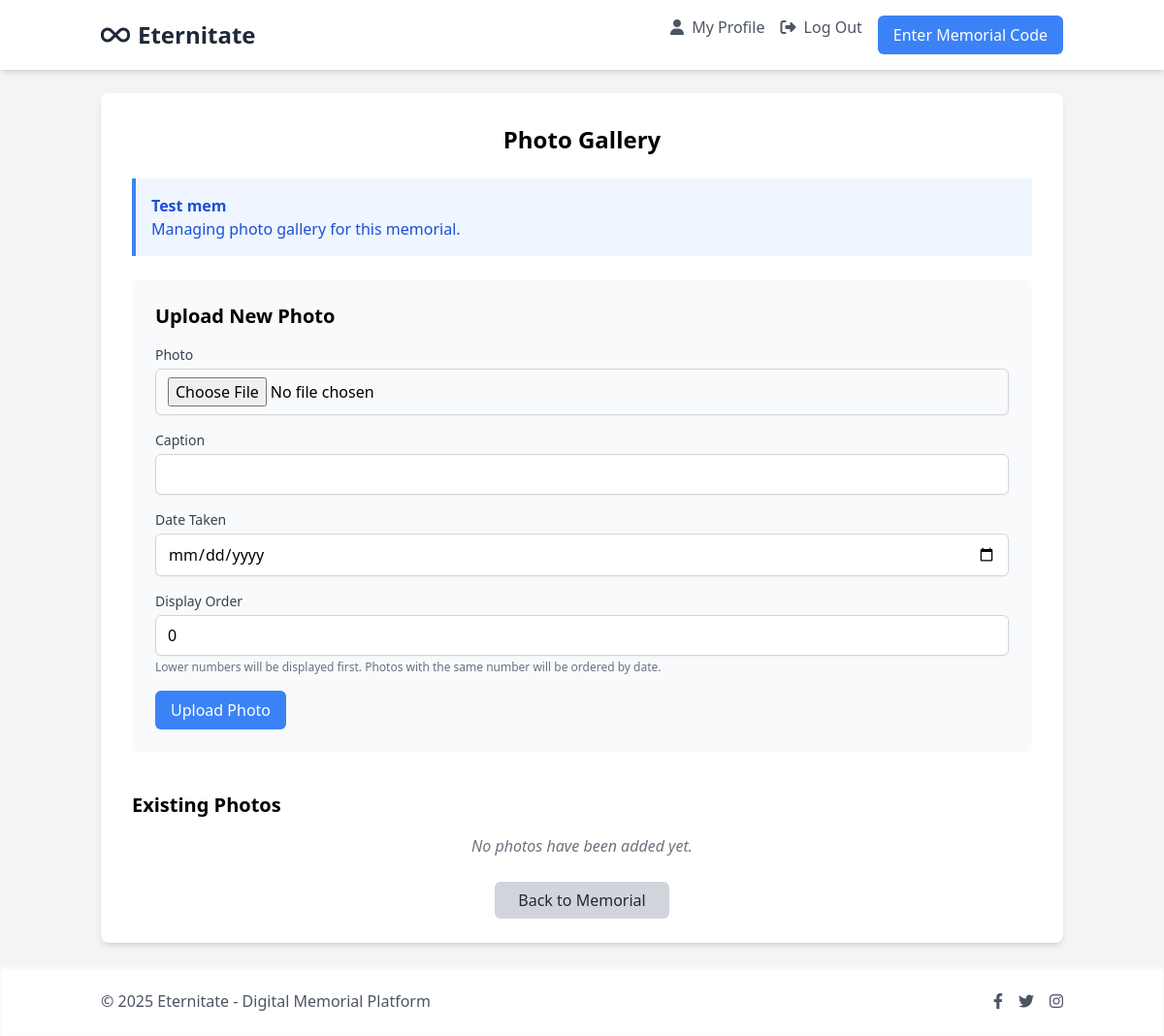
/1GRJlYVIPmZ2bedQ6IGygAsGyCAUHMCx/photos/ (signed in), run on an earlier commit of the app's database.
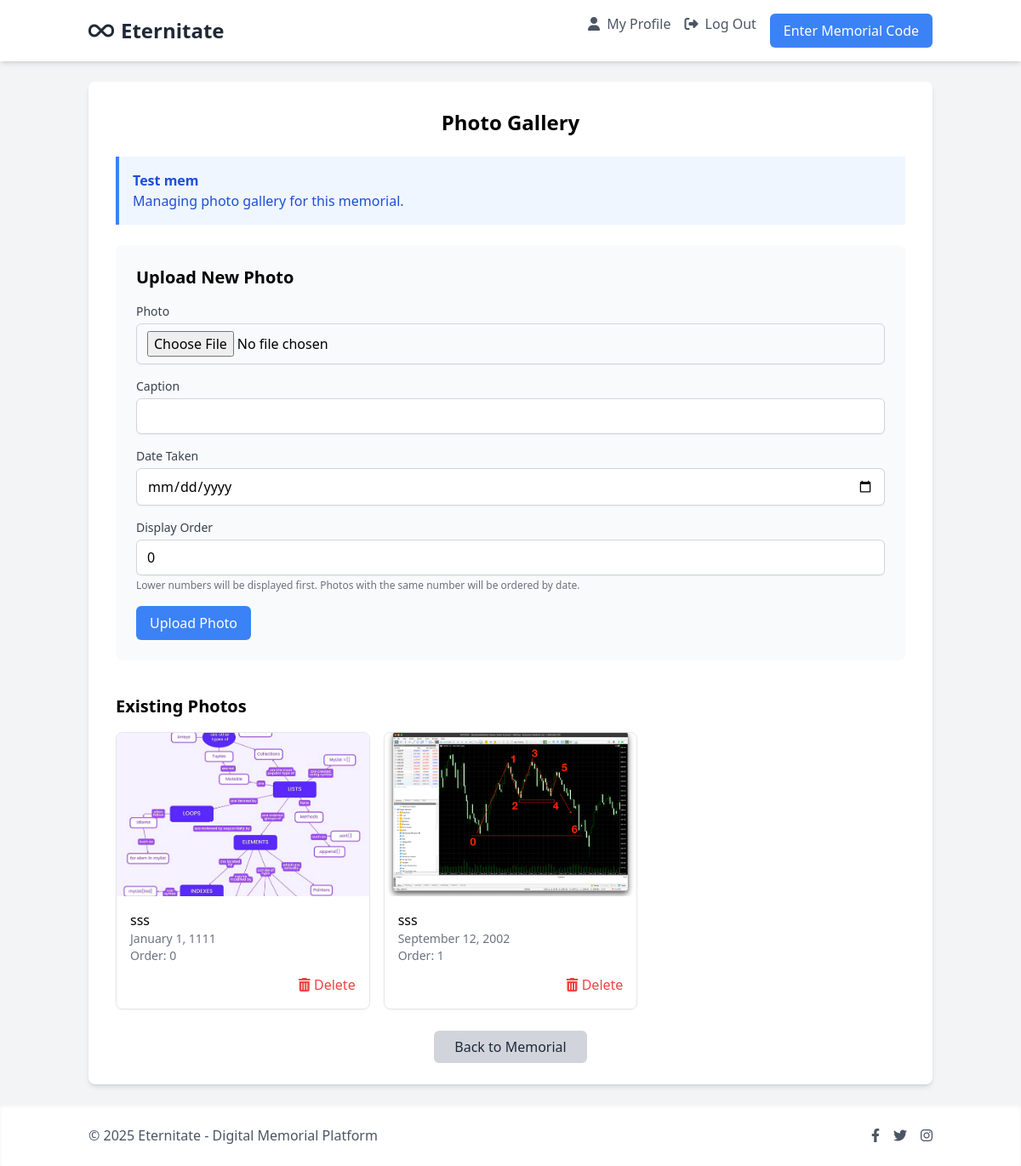
And on a later commit of the database.
### memorials/models.py (models this page shows, shortened)
class Memorial(models.Model):
    owner = models.ForeignKey(User, related_name='memorials', on_delete=models.CASCADE)
    profile_code = models.OneToOneField(ProfileCode, on_delete=models.CASCADE, related_name='memorial')
    full_name = models.CharField(max_length=255)
    birth_date = models.DateField(null=True, blank=True)
    death_date = models.DateField(null=True, blank=True)
    biography = models.TextField(blank=True)
    allow_tributes = models.BooleanField(default=True)
    created_at = models.DateTimeField(auto_now_add=True)
    updated_at = models.DateTimeField(auto_now=True)

class Photo(models.Model):
    memorial = models.ForeignKey(Memorial, related_name='photos', on_delete=models.CASCADE)
    image = models.ImageField(upload_to='memorials/photos/%Y/%m/')
    caption = models.CharField(max_length=255, blank=True)
    date_taken = models.DateField(null=True, blank=True)
    order = models.PositiveIntegerField(default=0)
    class Meta:
        ordering = ['order', '-date_taken']

### memorials/views.py (the view)
# urls.py: path('<str:code>/photos/', views.upload_photo, name='upload_photo'),
@login_required
def upload_photo(request, code):
    profile_code = get_object_or_404(ProfileCode, code=code, is_claimed=True)
    memorial = get_object_or_404(Memorial, profile_code=profile_code)
    if request.user != memorial.owner:
        messages.error(request, "You don't have permission to add photos to this memorial.")
        return redirect('memorials:memorial_detail', code=code)
    if request.method == 'POST':
        form = PhotoForm(request.POST, request.FILES)
        if form.is_valid():
            photo = form.save(commit=False)
            photo.memorial = memorial
            photo.save()
            messages.success(request, "Photo uploaded successfully.")
            return redirect('memorials:upload_photo', code=code)
    else:
        form = PhotoForm()
    return render(request, 'memorials/photo_gallery.html', {
        'form': form,
        'memorial': memorial,
        'photos': memorial.photos.all(),
    })

### memorials/forms.py
class PhotoForm(forms.ModelForm):
    class Meta:
        model = Photo
        fields = ['image', 'caption', 'date_taken', 'order']
        widgets = {
            'image': forms.FileInput(attrs={
                'class': 'mt-1 block w-full px-3 py-2 border border-gray-300 rounded-md shadow-sm focus:outline-none focus:ring-blue-500 focus:border-blue-500'
            }),
            'caption': forms.TextInput(attrs={
                'class': 'mt-1 block w-full px-3 py-2 border border-gray-300 rounded-md shadow-sm focus:outline-none focus:ring-blue-500 focus:border-blue-500',
                'placeholder': 'Caption for the photo'
            }),
            'date_taken': forms.DateInput(attrs={
                'type': 'date',
                'class': 'mt-1 block w-full px-3 py-2 border border-gray-300 rounded-md shadow-sm focus:outline-none focus:ring-blue-500 focus:border-blue-500'
            }),
            'order': forms.NumberInput(attrs={
                'class': 'mt-1 block w-full px-3 py-2 border border-gray-300 rounded-md shadow-sm focus:outline-none focus:ring-blue-500 focus:border-blue-500'
            }),
        }

### templates/memorials/photo_gallery.html (shortened to what this page needs)
{% extends 'base.html' %}
{% load i18n %}
{% block content %}
<div class="max-w-5xl mx-auto bg-white p-8 rounded-lg shadow-md fade-in">
    <h1 class="text-2xl font-bold text-center mb-6">{% trans "Photo Gallery" %}</h1>
    <div class="bg-blue-50 border-l-4 border-blue-500 text-blue-700 p-4 mb-6" role="alert">
        <p class="font-bold">{{ memorial.full_name }}</p>
        <p>{% trans "Managing photo gallery for this memorial." %}</p>
    </div>
    <div class="mb-10 p-6 bg-gray-50 rounded-lg">
        <h2 class="text-xl font-semibold mb-4">{% trans "Upload New Photo" %}</h2>
        <form method="post" enctype="multipart/form-data" class="space-y-4">
            <div>
                <label for="id_image" class="block text-sm font-medium text-gray-700">
                    {% trans "Photo" %}
                </label>
                <input type="file" name="image" id="id_image" accept="image/*" required
                       class="mt-1 block w-full px-3 py-2 border border-gray-300 rounded-md shadow-sm focus:outline-none focus:ring-blue-500 focus:border-blue-500">
            </div>
            <div>
                <label for="id_caption" class="block text-sm font-medium text-gray-700">
                    {% trans "Caption" %}
                </label>
                <input type="text" name="caption" id="id_caption"
                       class="mt-1 block w-full px-3 py-2 border border-gray-300 rounded-md shadow-sm focus:outline-none focus:ring-blue-500 focus:border-blue-500">
            </div>
            <div>
                <label for="id_date_taken" class="block text-sm font-medium text-gray-700">
                    {% trans "Date Taken" %}
                </label>
                <input type="date" name="date_taken" id="id_date_taken"
                       class="mt-1 block w-full px-3 py-2 border border-gray-300 rounded-md shadow-sm focus:outline-none focus:ring-blue-500 focus:border-blue-500">
            </div>
            <div>
                <label for="id_order" class="block text-sm font-medium text-gray-700">
                    {% trans "Display Order" %}
                </label>
                <input type="number" name="order" id="id_order" value="0" min="0"
                       class="mt-1 block w-full px-3 py-2 border border-gray-300 rounded-md shadow-sm focus:outline-none focus:ring-blue-500 focus:border-blue-500">
                <p class="mt-1 text-xs text-gray-500">
                    {% trans "Lower numbers will be displayed first. Photos with the same number will be ordered by date." %}
                </p>
            </div>
            <div>
                <button type="submit" class="bg-blue-500 hover:bg-blue-600 text-white py-2 px-4 rounded-md transition">
                    {% trans "Upload Photo" %}
                </button>
            </div>
        </form>
    </div>
    <h2 class="text-xl font-semibold mb-4">{% trans "Existing Photos" %}</h2>
    {% if photos %}
        <div class="grid grid-cols-1 md:grid-cols-2 lg:grid-cols-3 gap-4">
            {% for photo in photos %}
                <div class="border rounded-lg overflow-hidden shadow-sm">
                    <img src="{{ photo.image.url }}" alt="{{ photo.caption }}" class="w-full h-48 object-cover">
                    <div class="p-4">
                        {% if photo.caption %}
                            <p class="font-medium">{{ photo.caption }}</p>
                        {% else %}
                            <p class="font-medium text-gray-500 italic">{% trans "No caption" %}</p>
                        {% endif %}
                        {% if photo.date_taken %}
                            <p class="text-sm text-gray-500">{{ photo.date_taken|date:"F j, Y" }}</p>
                        {% endif %}
                        <p class="text-sm text-gray-500">{% trans "Order:" %} {{ photo.order }}</p>
                        <div class="mt-3 flex justify-end">
                            <form method="post" action="{% url 'memorials:delete_photo' photo.id %}"
                                  onsubmit="return confirm('{% trans "Are you sure you want to delete this photo?" %}');">
                                <button type="submit" class="text-red-500 hover:text-red-700">
                                    <i class="fas fa-trash-alt"></i> {% trans "Delete" %}
                                </button>
                            </form>
                        </div>
                    </div>
                </div>
            {% endfor %}
        </div>
    {% else %}
        <p class="text-gray-500 text-center italic">{% trans "No photos have been added yet." %}</p>
    {% endif %}
    <div class="mt-8 text-center">
        <a href="{% url 'memorials:memorial_detail' code=memorial.profile_code.code %}" class="bg-gray-300 hover:bg-gray-400 text-gray-800 py-2 px-6 rounded-md transition">
            {% trans "Back to Memorial" %}
        </a>
    </div>
</div>
{% endblock %}

### templates/base.html (shortened to what this page needs)
<!DOCTYPE html>
<html lang="en">
<head>
    <script src="https://cdn.tailwindcss.com"></script>
    <link rel="stylesheet" href="https://cdnjs.cloudflare.com/ajax/libs/font-awesome/6.4.0/css/all.min.css">
</head>
<body class="bg-gray-100 min-h-screen flex flex-col">
    <nav class="bg-white shadow-md">
        <div class="container mx-auto px-4 py-4">
            <div class="flex justify-between items-center">
                <a href="{% url 'home' %}" class="text-2xl font-bold text-gray-800">
                    <i class="fas fa-infinity mr-2"></i>Eternitate
                </a>
                <div class="flex space-x-4">
                    {% if user.is_authenticated %}
                        <a href="{% url 'accounts:profile' %}" class="text-gray-600 hover:text-gray-900">
                            <i class="fas fa-user mr-1"></i> My Profile
                        </a>
                        <a href="{% url 'account_logout' %}" class="text-gray-600 hover:text-gray-900">
                            <i class="fas fa-sign-out-alt mr-1"></i> Log Out
                        </a>
                    {% else %}
                        <a href="{% url 'account_login' %}" class="text-gray-600 hover:text-gray-900 mr-2">
                            <i class="fas fa-sign-in-alt mr-1"></i> Log In
                        </a>
                    {% endif %}
                    <a href="{% url 'memorials:enter_code' %}" class="bg-blue-500 hover:bg-blue-600 text-white px-4 py-2 rounded-md transition inline-block">
                        Enter Memorial Code
                    </a>
                </div>
            </div>
        </div>
    </nav>
    <main class="flex-grow container mx-auto px-4 py-6">
        {% block content %}{% endblock %}
    </main>
    <footer class="bg-white shadow-inner py-6">
        <div class="container mx-auto px-4">
            <div class="flex flex-col md:flex-row justify-between items-center">
                <div class="mb-4 md:mb-0">
                    <p class="text-gray-600">
                        © {% now "Y" %} Eternitate - Digital Memorial Platform
                    </p>
                </div>
                <div class="flex space-x-4">
                    <a href="#" class="text-gray-600 hover:text-gray-900">
                        <i class="fab fa-facebook-f"></i>
                    </a>
                    <a href="#" class="text-gray-600 hover:text-gray-900">
                        <i class="fab fa-twitter"></i>
                    </a>
                    <a href="#" class="text-gray-600 hover:text-gray-900">
                        <i class="fab fa-instagram"></i>
                    </a>
                </div>
            </div>
        </div>
    </footer>
</body>
</html>

### templates/base.html (style rules this page uses)
.fade-in { animation: fadeIn 0.5s ease-in-out; }
.slide-in { animation: slideIn 0.5s ease-in-out; }

What changed in the data, as far as the page shows it:
added Photo: image (picture), caption "sss", date_taken "January 1, 1111", order "0"
added Photo: image (picture), caption "sss", date_taken "September 12, 2002", order "1"
Also different on the page:
text no longer shown: "No photos have been added yet."
